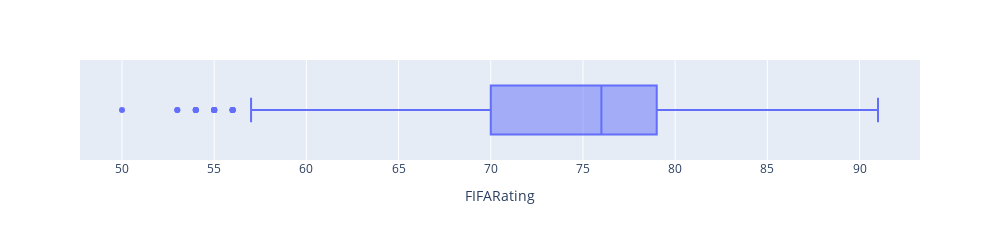

Notebook source saved alongside this figure:
### Code cell
fig = px.box(data, x="FIFARating")
fig.update_traces(quartilemethod="exclusive")
fig.update_layout(width=1000, height=200)
fig.write_image("FIFA Rating Boxplot.png", format="png")
fig.show()

### Figure 1 — Plotly figure (JSON) as saved in the notebook; plotly's stock layout.template omitted (floating-point values rounded to 4 significant figures; data arrays with more than 128 entries replaced by an {"elided": "..."} marker saying what was removed)
{"data": [{"alignmentgroup": "True", "hovertemplate": "FIFARating=%{x}<extra></extra>", "legendgroup": "", "marker": {"color": "#636efa"}, "name": "", "notched": false, "offsetgroup": "", "orientation": "h", "quartilemethod": "exclusive", "showlegend": false, "type": "box", "x": {"elided": "576 int values"}, "x0": " ", "xaxis": "x", "y0": " ", "yaxis": "y"}], "layout": {"boxmode": "group", "height": 200, "legend": {"tracegroupgap": 0}, "margin": {"t": 60}, "width": 1000, "xaxis": {"anchor": "y", "autorange": true, "domain": [0, 1], "range": [47.72, 93.28], "title": {"text": "FIFARating"}, "type": "linear"}, "yaxis": {"anchor": "x", "autorange": true, "domain": [0, 1], "range": [-0.5, 0.5], "type": "category"}}}
